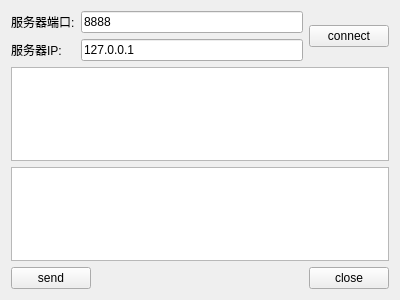
<?xml version="1.0" encoding="UTF-8"?>
<ui version="4.0">
 <class>cleintWidget</class>
 <widget class="QWidget" name="cleintWidget">
  <property name="geometry">
   <rect>
    <x>0</x>
    <y>0</y>
    <width>400</width>
    <height>300</height>
   </rect>
  </property>
  <property name="windowTitle">
   <string>cleintWidget</string>
  </property>
  <layout class="QGridLayout" name="gridLayout">
   <item row="0" column="0">
    <widget class="QLabel" name="label">
     <property name="text">
      <string>服务器端口:</string>
     </property>
    </widget>
   </item>
   <item row="0" column="1" colspan="2">
    <widget class="QLineEdit" name="lineEditPort">
     <property name="text">
      <string>8888</string>
     </property>
    </widget>
   </item>
   <item row="0" column="3" rowspan="2">
    <widget class="QPushButton" name="pushButtonConnect">
     <property name="text">
      <string>connect</string>
     </property>
    </widget>
   </item>
   <item row="1" column="0">
    <widget class="QLabel" name="label_2">
     <property name="text">
      <string>服务器IP:</string>
     </property>
    </widget>
   </item>
   <item row="1" column="1" colspan="2">
    <widget class="QLineEdit" name="lineEditIP">
     <property name="text">
      <string>127.0.0.1</string>
     </property>
    </widget>
   </item>
   <item row="2" column="0" colspan="4">
    <widget class="QTextEdit" name="textEditRead">
     <property name="readOnly">
      <bool>true</bool>
     </property>
    </widget>
   </item>
   <item row="3" column="0" colspan="4">
    <widget class="QTextEdit" name="textEditWrite"/>
   </item>
   <item row="4" column="0" colspan="2">
    <widget class="QPushButton" name="pushButtonSend">
     <property name="text">
      <string>send</string>
     </property>
    </widget>
   </item>
   <item row="4" column="2">
    <spacer name="horizontalSpacer">
     <property name="orientation">
      <enum>Qt::Horizontal</enum>
     </property>
     <property name="sizeHint" stdset="0">
      <size>
       <width>189</width>
       <height>20</height>
      </size>
     </property>
    </spacer>
   </item>
   <item row="4" column="3">
    <widget class="QPushButton" name="pushButtonClose">
     <property name="text">
      <string>close</string>
     </property>
    </widget>
   </item>
  </layout>
 </widget>
 <layoutdefault spacing="6" margin="11"/>
 <resources/>
 <connections/>
</ui>
